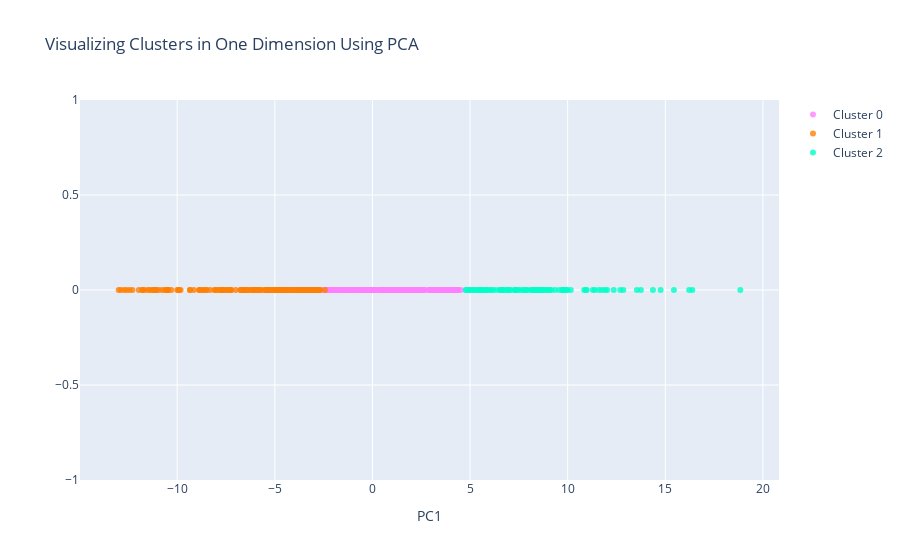

The notebook cell saved with this chart:
### Code cell
#Instructions for building the 1-D plot

#trace1 is for 'Cluster 0'
trace1 = go.Scatter(
                    x = cluster0["PC1_1d"],
                    y = cluster0["dummy"],
                    mode = "markers",
                    name = "Cluster 0",
                    marker = dict(color = 'rgba(255, 128, 255, 0.8)'),
                    text = None)

#trace2 is for 'Cluster 1'
trace2 = go.Scatter(
                    x = cluster1["PC1_1d"],
                    y = cluster1["dummy"],
                    mode = "markers",
                    name = "Cluster 1",
                    marker = dict(color = 'rgba(255, 128, 2, 0.8)'),
                    text = None)

#trace3 is for 'Cluster 2'
trace3 = go.Scatter(
                    x = cluster2["PC1_1d"],
                    y = cluster2["dummy"],
                    mode = "markers",
                    name = "Cluster 2",
                    marker = dict(color = 'rgba(0, 255, 200, 0.8)'),
                    text = None)

data = [trace1, trace2, trace3]

title = "Visualizing Clusters in One Dimension Using PCA"

layout = dict(title = title,
              xaxis= dict(title= 'PC1',ticklen= 5,zeroline= False),
              yaxis= dict(title= '',ticklen= 5,zeroline= False)
             )

fig = dict(data = data, layout = layout)

iplot(fig)

### Figure 1 — Plotly figure (JSON) as saved in the notebook; plotly's stock layout.template omitted (floating-point values rounded to 4 significant figures; data arrays with more than 128 entries replaced by an {"elided": "..."} marker saying what was removed)
{"data": [{"marker": {"color": "rgba(255, 128, 255, 0.8)"}, "mode": "markers", "name": "Cluster 0", "type": "scatter", "x": {"elided": "204 float values"}, "y": {"elided": "204 int values"}}, {"marker": {"color": "rgba(255, 128, 2, 0.8)"}, "mode": "markers", "name": "Cluster 1", "type": "scatter", "x": {"elided": "157 float values"}, "y": {"elided": "157 int values"}}, {"marker": {"color": "rgba(0, 255, 200, 0.8)"}, "mode": "markers", "name": "Cluster 2", "type": "scatter", "x": [9.167, 8.61, 8.252, 5.607, 14.37, 8.496, 5.207, 5.533, 13.75, 12.69, 16.22, 9.984, 6.634, 8.786, 6.031, 9.043, 8.696, 9.939, 5.248, 5.831, 9.742, 11.76, 5.877, 4.806, 4.946, 18.84, 7.917, 9.078, 6.072, 12.85, 12.02, 8.435, 10.85, 6.583, 10.16, 7.93, 7.066, 6.52, 10.93, 14.76, 5.639, 7.754, 7.351, 8.571, 5.135, 6.577, 5.536, 7.787, 6.696, 9.85, 6.179, 6.934, 15.44, 7.502, 9.576, 8.958, 9.734, 5.401, 5.002, 8.122, 11.91, 8.28, 12.36, 7.298, 11.29, 8.192, 6.652, 8.395, 5.775, 6.566, 6.716, 6.878, 6.948, 7.022, 5.436, 11.39, 16.39, 13.55, 4.781, 9.77, 7.663, 8.644, 7.269, 7.446, 8.873, 8.207, 10.97, 11.6, 9.36, 6.326], "y": [0, 0, 0, 0, 0, 0, 0, 0, 0, 0, 0, 0, 0, 0, 0, 0, 0, 0, 0, 0, 0, 0, 0, 0, 0, 0, 0, 0, 0, 0, 0, 0, 0, 0, 0, 0, 0, 0, 0, 0, 0, 0, 0, 0, 0, 0, 0, 0, 0, 0, 0, 0, 0, 0, 0, 0, 0, 0, 0, 0, 0, 0, 0, 0, 0, 0, 0, 0, 0, 0, 0, 0, 0, 0, 0, 0, 0, 0, 0, 0, 0, 0, 0, 0, 0, 0, 0, 0, 0, 0]}], "layout": {"title": {"text": "Visualizing Clusters in One Dimension Using PCA"}, "xaxis": {"ticklen": 5, "title": {"text": "PC1"}, "zeroline": false}, "yaxis": {"ticklen": 5, "title": {"text": ""}, "zeroline": false}}}
